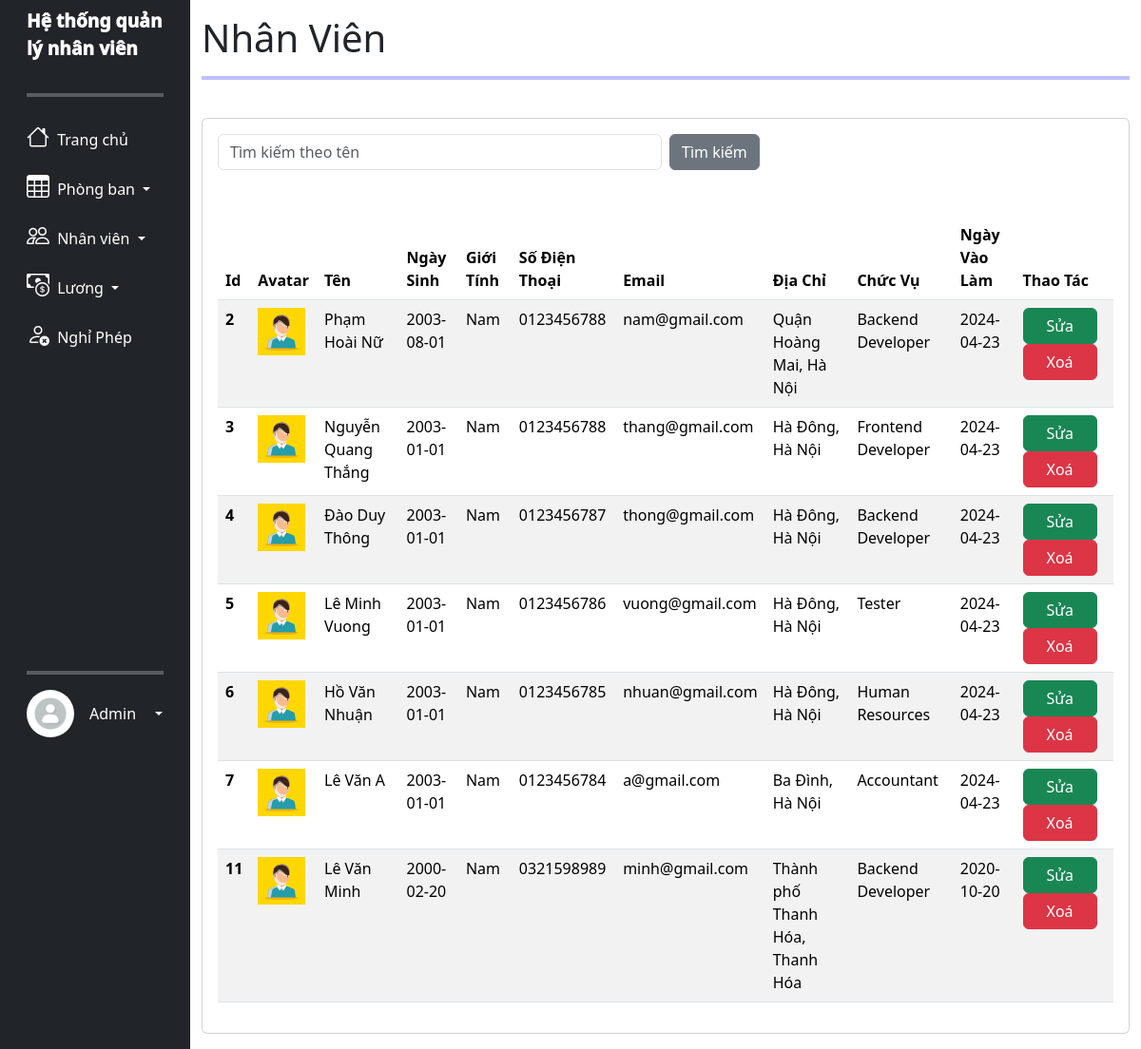
The app's page /staff.php (signed in) with its own data.
### tables this page shows
CREATE TABLE `nhan_vien_tbl` (
  `id_nv` int(255) NOT NULL,
  `ten` varchar(255) NOT NULL,
  `ngay_sinh` varchar(255) NOT NULL,
  `gioi_tinh` varchar(255) NOT NULL,
  `so_dien_thoai` varchar(255) NOT NULL,
  `email` varchar(255) NOT NULL,
  `dia_chi` varchar(255) NOT NULL,
  `id_chuc_vu` int(11) NOT NULL,
  `ngay_vao_lam` date NOT NULL,
  `ngay_them` timestamp NOT NULL DEFAULT current_timestamp() ON UPDATE current_timestamp(),
  `anh` varchar(255) NOT NULL DEFAULT 'default_avata.png',
  `ngay_cap_nhat` date NOT NULL
);

CREATE TABLE `chuc_vu_tbl` (
  `id_cv` int(255) NOT NULL,
  `chuc_vu` varchar(255) NOT NULL,
  `ngay_them` timestamp NOT NULL DEFAULT current_timestamp() ON UPDATE current_timestamp()
);

### staff.php (the view, shortened to what this page needs)
<?php
if (isset($_SESSION['username']) && isset($_SESSION['user_type']) && $_SESSION['logged_in']) {
    if (isset($_GET['search'])) {
        $search = $_GET['search'];
        require_once ('connect_db.php');
        $query = "SELECT * FROM nhan_vien_tbl inner join chuc_vu_tbl on nhan_vien_tbl.id_chuc_vu=chuc_vu_tbl.id_cv WHERE ten LIKE '%$search%'";
        $staff_result = $con->query($query);
    } else {
        require_once ('connect_db.php');
        $query = "SELECT * FROM nhan_vien_tbl inner join chuc_vu_tbl on nhan_vien_tbl.id_chuc_vu=chuc_vu_tbl.id_cv";
        $staff_result = $con->query($query);
    }
    ?>
    <!DOCTYPE html>
    <html lang="en">
    <head>
        <link href="https://cdn.jsdelivr.net/npm/bootstrap@5.3.3/dist/css/bootstrap.min.css" rel="stylesheet">
        <link rel="stylesheet" href="https://cdn.jsdelivr.net/npm/bootstrap-icons@1.11.3/font/bootstrap-icons.min.css">
        <link href="https://cdn.datatables.net/v/bs5/dt-2.0.5/datatables.min.css" rel="stylesheet">
        <link rel="stylesheet" href="main.css">
    </head>
    <body>
        <div class="side_bar">
            <div class="container-fluid">
                <div class="row flex-nowrap">
                    <?php echo file_get_contents("baseUI.html"); ?>
                    <div class="col py-3">
                        <h1>Nhân Viên</h1>
                        <hr style="border: 2px solid blue">
                        <br>
                        <div class="card">
                            <div class="card-body">
                                <form class="mb-5" method="GET">
                                    <div class="row justify-content-center align-items-center g-2">
                                        <div class="col">
                                            <input type="text" name="search" class="form-control"
                                                value="<?php echo isset($_GET['search']) ? htmlspecialchars($_GET['search']) : ''; ?>"
                                                placeholder="Tìm kiếm theo tên">
                                        </div>
                                        <div class="col"> <button type="submit" class="btn btn-secondary">Tìm kiếm</button>
                                        </div>
                                    </div>
                                </form>
                                <table id="staff_table" class="table table-striped table-hover">
                                    <thead style="position: sticky; top: 0; ">
                                        <tr>
                                            <th scope="col">Id</th>
                                            <th scope="col">Avatar</th>
                                            <th scope="col">Tên</th>
                                            <th scope="col">Ngày Sinh</th>
                                            <th scope="col">Giới Tính</th>
                                            <th scope="col">Số Điện Thoại</th>
                                            <th scope="col">Email</th>
                                            <th scope="col">Địa Chỉ</th>
                                            <th scope="col">Chức Vụ</th>
                                            <th scope="col">Ngày Vào Làm</th>
                                            <th scope="col">Thao Tác</th>
                                        </tr>
                                    </thead>
                                    <tbody>
                                        <?php
                                        while ($row = $staff_result->fetch_assoc()) {
                                            ?>
                                            <tr>
                                                <th scope="row"><?php echo $row['id_nv']; ?></th>
                                                <td><img src="<?php echo $row['anh']; ?>" alt="default avatar" height="50px"
                                                        width="50px"></td>
                                                <td><?php echo $row['ten']; ?></td>
                                                <td><?php echo $row['ngay_sinh']; ?></td>
                                                <td><?php echo $row['gioi_tinh']; ?></td>
                                                <td><?php echo $row['so_dien_thoai']; ?></td>
                                                <td><?php echo $row['email']; ?></td>
                                                <td><?php echo $row['dia_chi']; ?></td>
                                                <td><?php echo $row['chuc_vu']; ?></td>
                                                <td><?php echo $row['ngay_vao_lam']; ?></td>
                                                <td>
                                                    <a href="edit_staff.php?id=<?php echo $row['id_nv']; ?>"
                                                        class="btn btn-success px-4 ">Sửa</a>
                                                    <a onclick="return confirm('Bạn có chắc muốn xoá nhân viên này không?');"
                                                        href="delete_staff.php?id=<?php echo $row['id_nv']; ?>"
                                                        class="btn btn-danger px-4">Xoá</a>
                                                </td>
                                            </tr>
                                            <?php
                                        }
                                        ?>
                                    </tbody>
                                </table>
                            </div>
                        </div>
                    </div>
                </div>
            </div>
        </div>
    </body>
    </html>
    <?php
} else {
    header("Location: error.html");
    exit();
}
?>

### main.css (style rules this page uses)
:root { font-family: 'Poppins', sans-serif; font-family: 'Kaisei Tokumin', serif; }
.title { font-size: larger !important; font-weight: 1000 !important; }
.main-side-item, .side-item { min-width: 100%; }

### records on screen
nhan_vien_tbl: id_nv "2", anh (placeholder picture), ten "Phạm Hoài Nữ", ngay_sinh "2003-08-01", gioi_tinh "Nam", so_dien_thoai "0123456788", email "nam@gmail.com", dia_chi "Quận Hoàng Mai, Hà Nội", chuc_vu_tbl.chuc_vu "Backend Developer", ngay_vao_lam "2024-04-23"
nhan_vien_tbl: id_nv "3", anh (placeholder picture), ten "Nguyễn Quang Thắng", ngay_sinh "2003-01-01", gioi_tinh "Nam", so_dien_thoai "0123456788", email "thang@gmail.com", dia_chi "Hà Đông, Hà Nội", chuc_vu_tbl.chuc_vu "Frontend Developer", ngay_vao_lam "2024-04-23"
nhan_vien_tbl: id_nv "4", anh (placeholder picture), ten "Đào Duy Thông", ngay_sinh "2003-01-01", gioi_tinh "Nam", so_dien_thoai "0123456787", email "thong@gmail.com", dia_chi "Hà Đông, Hà Nội", chuc_vu_tbl.chuc_vu "Backend Developer", ngay_vao_lam "2024-04-23"
nhan_vien_tbl: id_nv "5", anh (placeholder picture), ten "Lê Minh Vuong", ngay_sinh "2003-01-01", gioi_tinh "Nam", so_dien_thoai "0123456786", email "vuong@gmail.com", dia_chi "Hà Đông, Hà Nội", chuc_vu_tbl.chuc_vu "Tester", ngay_vao_lam "2024-04-23"
nhan_vien_tbl: id_nv "6", anh (placeholder picture), ten "Hồ Văn Nhuận", ngay_sinh "2003-01-01", gioi_tinh "Nam", so_dien_thoai "0123456785", email "nhuan@gmail.com", dia_chi "Hà Đông, Hà Nội", chuc_vu_tbl.chuc_vu "Human Resources", ngay_vao_lam "2024-04-23"
nhan_vien_tbl: id_nv "7", anh (placeholder picture), ten "Lê Văn A", ngay_sinh "2003-01-01", gioi_tinh "Nam", so_dien_thoai "0123456784", email "a@gmail.com", dia_chi "Ba Đình, Hà Nội", chuc_vu_tbl.chuc_vu "Accountant", ngay_vao_lam "2024-04-23"
nhan_vien_tbl: id_nv "11", anh (placeholder picture), ten "Lê Văn Minh", ngay_sinh "2000-02-20", gioi_tinh "Nam", so_dien_thoai "0321598989", email "minh@gmail.com", dia_chi "Thành phố Thanh Hóa, Thanh Hóa", chuc_vu_tbl.chuc_vu "Backend Developer", ngay_vao_lam "2020-10-20"

### other values on screen
file_get_contents("baseUI.html") "Hệ thống quản lý nhân viên Trang chủ Phòng ban Nhân viên Lương Nghỉ Phép Admin"
